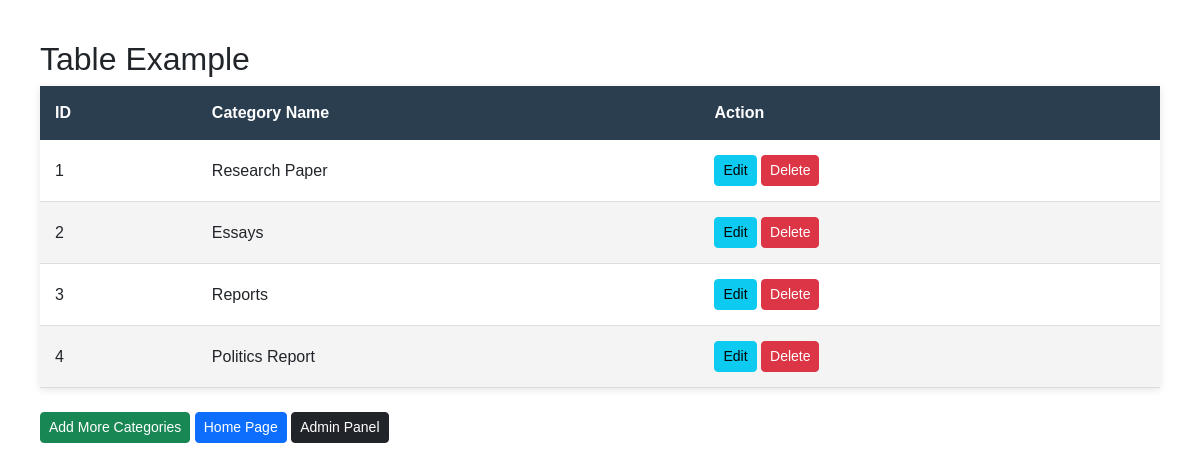
Screenshot of /project_root/category/display_cat.php (signed in) with the database file from the repository.
### tables this page shows
CREATE TABLE `categories` (
  `id` int NOT NULL,
  `cat_name` varchar(255) NOT NULL
);

### project_root/category/display_cat.php (the view, shortened to what this page needs)
<?php require '../../includes/db_connect.php'; ?>
<?php
$select_essay = "SELECT * FROM categories";
$confirm_select_query = mysqli_query($connect,$select_essay);
?>
<!DOCTYPE html>
<html lang="en">
<head>
    <link rel="stylesheet" href="../../css/essay_table.css">
    <link href="https://cdn.jsdelivr.net/npm/bootstrap@5.3.3/dist/css/bootstrap.min.css" rel="stylesheet">
</head>
<body>
    <div class="main-content">
        <h2>Table Example</h2>
        <table>
            <thead>
                <tr>
                    <th>ID</th>
                    <th>Category Name</th>
                    <th>Action</th>
                </tr>
            </thead>
            <tbody>
            <?php
            $num = 1;
            while($row = mysqli_fetch_assoc($confirm_select_query))
            {
                    $id = $row['id'];
                    $cat_name = $row['cat_name'];
            ?>
                <tr>
                    <td><?php echo $num++;?></td>
                    <td><?php echo $cat_name; ?></td>
                    <td>
                                <a href="update_category.php?update_id=<?php echo $id;?>" class="btn btn-sm btn-info">Edit</a>
                                <a href="delete_cat.php?delete_id=<?php echo $id; ?>" class="btn btn-sm btn-danger"onclick="return confirm('Are you sure you want to delete this essay?');">Delete</a>
                    </td>
                    <?php      } ?>
                </tr>
            </tbody>
        </table>
        <br>
        <a href="add_category.php" class="btn btn-sm btn-success">Add More Categories</a>
        <a href="../../index.php" class="btn btn-sm btn-primary">Home Page</a>
        <a href="../dashboard.php" class="btn btn-sm btn-dark">Admin Panel</a>
    </div>
</body>
</html>

### css/essay_table.css (style rules this page uses)
* { margin: 0; padding: 0; box-sizing: border-box; font-family: Arial, sans-serif; }
body { background-color: #f4f4f4; padding: 20px; }
.main-content { margin: 20px; }
h2 { margin-bottom: 20px; color: #2b3e50; }
table { width: 100%; border-collapse: collapse; background-color: #fff; box-shadow: 0px 2px 8px rgba(0, 0, 0, 0.1); }
thead { background-color: #2b3e50; color: white; }
thead th { padding: 15px; text-align: left; font-weight: bold; }
tbody tr { border-bottom: 1px solid #ddd; }
tbody td { padding: 15px; }
tbody tr:nth-child(even) { background-color: #f4f4f4; }

### rows the page displays
categories: cat_name "Research Paper"
categories: cat_name "Essays"
categories: cat_name "Reports"
categories: cat_name "Politics Report"
